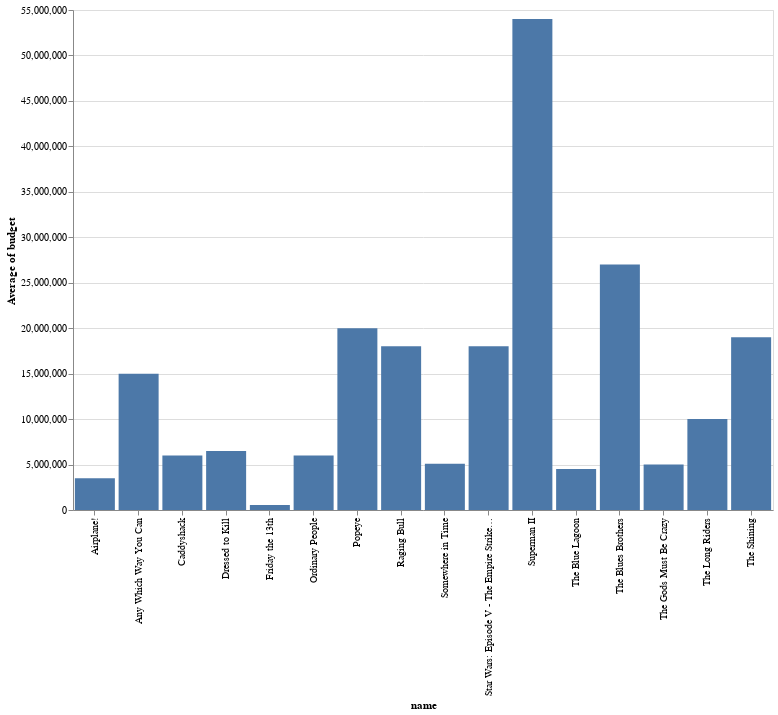

The cell this chart's notebook holds for it:
### Code cell
#1Univariate and Multivariate Visualizations
# A.i) A bar graph that shows categorical count 
alt.Chart(small).mark_bar(size=40).encode(
 alt.X("name:N"),
 alt.Y("average(budget)")).properties(
    width=700,
    height=500
 )

### Figure 1 — Vega-Lite specification as saved in the notebook (floating-point values rounded to 4 significant figures)
{"config": {"view": {"continuousWidth": 400, "continuousHeight": 300}}, "data": {"name": "data-7027655b5aaae4ff6529b879191db2af"}, "mark": {"type": "bar", "size": 40}, "encoding": {"x": {"field": "name", "type": "nominal"}, "y": {"aggregate": "average", "field": "budget", "type": "quantitative"}}, "height": 500, "width": 700, "$schema": "https://vega.github.io/schema/vega-lite/v4.17.0.json", "datasets": {"data-7027655b5aaae4ff6529b879191db2af": [{"name": "The Shining", "rating": "R", "genre": "Drama", "year": 1980, "released": "June 13, 1980 (United States)", "score": 8.4, "votes": 927000.0, "director": "Stanley Kubrick", "writer": "Stephen King", "star": "Jack Nicholson", "country": "United Kingdom", "budget": 19000000.0, "gross": 47000000.0, "company": "Warner Bros.", "runtime": 146.0}, {"name": "The Blue Lagoon", "rating": "R", "genre": "Adventure", "year": 1980, "released": "July 2, 1980 (United States)", "score": 5.8, "votes": 65000.0, "director": "Randal Kleiser", "writer": "Henry De Vere Stacpoole", "star": "Brooke Shields", "country": "United States", "budget": 4500000.0, "gross": 58850000.0, "company": "Columbia Pictures", "runtime": 104.0}, {"name": "Star Wars: Episode V - The Empire Strikes Back", "rating": "PG", "genre": "Action", "year": 1980, "released": "June 20, 1980 (United States)", "score": 8.7, "votes": 1200000.0, "director": "Irvin Kershner", "writer": "Leigh Brackett", "star": "Mark Hamill", "country": "United States", "budget": 18000000.0, "gross": 538400000.0, "company": "Lucasfilm", "runtime": 124.0}, {"name": "Airplane!", "rating": "PG", "genre": "Comedy", "year": 1980, "released": "July 2, 1980 (United States)", "score": 7.7, "votes": 221000.0, "director": "Jim Abrahams", "writer": "Jim Abrahams", "star": "Robert Hays", "country": "United States", "budget": 3500000.0, "gross": 83450000.0, "company": "Paramount Pictures", "runtime": 88.0}, {"name": "Caddyshack", "rating": "R", "genre": "Comedy", "year": 1980, "released": "July 25, 1980 (United States)", "score": 7.3, "votes": 108000.0, "director": "Harold Ramis", "writer": "Brian Doyle-Murray", "star": "Chevy Chase", "country": "United States", "budget": 6000000.0, "gross": 39850000.0, "company": "Orion Pictures", "runtime": 98.0}, {"name": "Friday the 13th", "rating": "R", "genre": "Horror", "year": 1980, "released": "May 9, 1980 (United States)", "score": 6.4, "votes": 123000.0, "director": "Sean S. Cunningham", "writer": "Victor Miller", "star": "Betsy Palmer", "country": "United States", "budget": 550000.0, "gross": 39750000.0, "company": "Paramount Pictures", "runtime": 95.0}, {"name": "The Blues Brothers", "rating": "R", "genre": "Action", "year": 1980, "released": "June 20, 1980 (United States)", "score": 7.9, "votes": 188000.0, "director": "John Landis", "writer": "Dan Aykroyd", "star": "John Belushi", "country": "United States", "budget": 27000000.0, "gross": 115200000.0, "company": "Universal Pictures", "runtime": 133.0}, {"name": "Raging Bull", "rating": "R", "genre": "Biography", "year": 1980, "released": "December 19, 1980 (United States)", "score": 8.2, "votes": 330000.0, "director": "Martin Scorsese", "writer": "Jake LaMotta", "star": "Robert De Niro", "country": "United States", "budget": 18000000.0, "gross": 23400000.0, "company": "Chartoff-Winkler Productions", "runtime": 129.0}, {"name": "Superman II", "rating": "PG", "genre": "Action", "year": 1980, "released": "June 19, 1981 (United States)", "score": 6.8, "votes": 101000.0, "director": "Richard Lester", "writer": "Jerry Siegel", "star": "Gene Hackman", "country": "United States", "budget": 54000000.0, "gross": 108200000.0, "company": "Dovemead Films", "runtime": 127.0}, {"name": "The Long Riders", "rating": "R", "genre": "Biography", "year": 1980, "released": "May 16, 1980 (United States)", "score": 7.0, "votes": 10000.0, "director": "Walter Hill", "writer": "Bill Bryden", "star": "David Carradine", "country": "United States", "budget": 10000000.0, "gross": 15800000.0, "company": "United Artists", "runtime": 100.0}, {"name": "Any Which Way You Can", "rating": "PG", "genre": "Action", "year": 1980, "released": "December 17, 1980 (United States)", "score": 6.1, "votes": 18000.0, "director": "Buddy Van Horn", "writer": "Stanford Sherman", "star": "Clint Eastwood", "country": "United States", "budget": 15000000.0, "gross": 70690000.0, "company": "The Malpaso Company", "runtime": 116.0}, {"name": "The Gods Must Be Crazy", "rating": "PG", "genre": "Adventure", "year": 1980, "released": "October 26, 1984 (United States)", "score": 7.3, "votes": 54000.0, "director": "Jamie Uys", "writer": "Jamie Uys", "star": "N!xau", "country": "South Africa", "budget": 5000000.0, "gross": 30030000.0, "company": "C.A.T. Films", "runtime": 109.0}, {"name": "Popeye", "rating": "PG", "genre": "Adventure", "year": 1980, "released": "December 12, 1980 (United States)", "score": 5.3, "votes": 30000.0, "director": "Robert Altman", "writer": "Jules Feiffer", "star": "Robin Williams", "country": "United States", "budget": 20000000.0, "gross": 49820000.0, "company": "Paramount Pictures", "runtime": 114.0}, {"name": "Ordinary People", "rating": "R", "genre": "Drama", "year": 1980, "released": "September 19, 1980 (United States)", "score": 7.7, "votes": 49000.0, "director": "Robert Redford", "writer": "Judith Guest", "star": "Donald Sutherland", "country": "United States", "budget": 6000000.0, "gross": 54770000.0, "company": "Paramount Pictures", "runtime": 124.0}, {"name": "Dressed to Kill", "rating": "R", "genre": "Crime", "year": 1980, "released": "July 25, 1980 (United States)", "score": 7.1, "votes": 37000.0, "director": "Brian De Palma", "writer": "Brian De Palma", "star": "Michael Caine", "country": "United States", "budget": 6500000.0, "gross": 31900000.0, "company": "Filmways Pictures", "runtime": 104.0}, {"name": "Somewhere in Time", "rating": "PG", "genre": "Drama", "year": 1980, "released": "October 3, 1980 (United States)", "score": 7.2, "votes": 27000.0, "director": "Jeannot Szwarc", "writer": "Richard Matheson", "star": "Christopher Reeve", "country": "United States", "budget": 5100000.0, "gross": 9710000.0, "company": "Rastar Pictures", "runtime": 103.0}]}}
